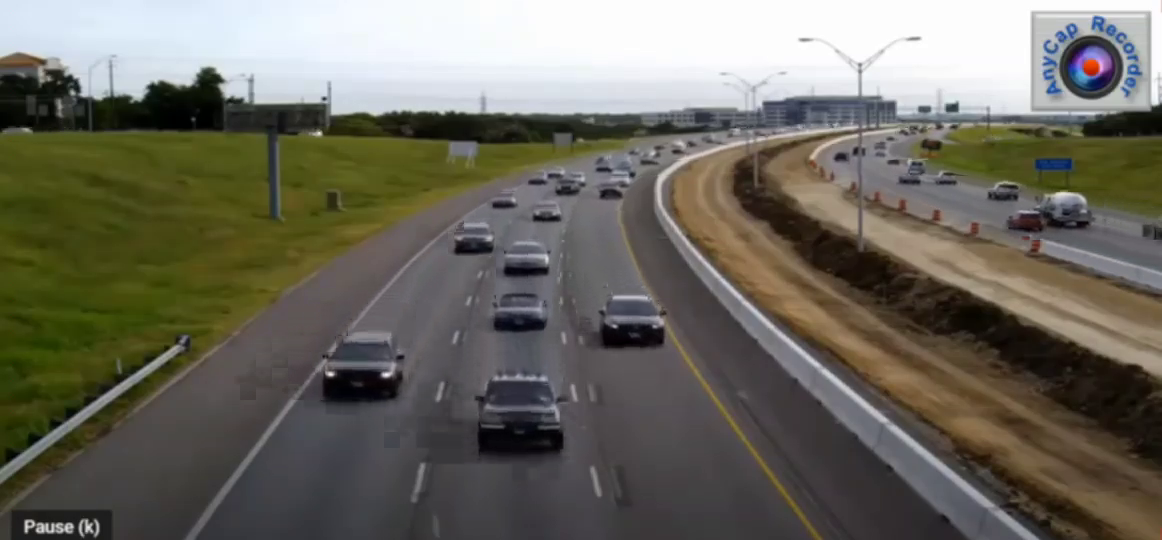
#> input picture frame 25 of 1.mp4, 1162 x 540 px
$ python movingobjectDetector.py
#> lines starting #> are read from the running program, lines starting #| are printed output that depends on the picture; after the words box and inside, x2 and y2 are one past the last pixel; in counts of white or black regions, pixels touching at a corner belong together
import cv2 as cv

def fit_size(frame , p = 100):

    w = int(frame.shape[1] * p / 100)

    h = int(frame.shape[0] * p / 100)

    d = (w , h)

    return cv.resize(frame , d , cv.INTER_AREA)

camera = cv.VideoCapture('1.mp4')

while(True):
    _ , first_frame = camera.read()
#> first_frame is the input picture: shape (540, 1162, 3); mean B, G, R 95.5, 106.2, 108.8

    _ , seconde_frame = camera.read()
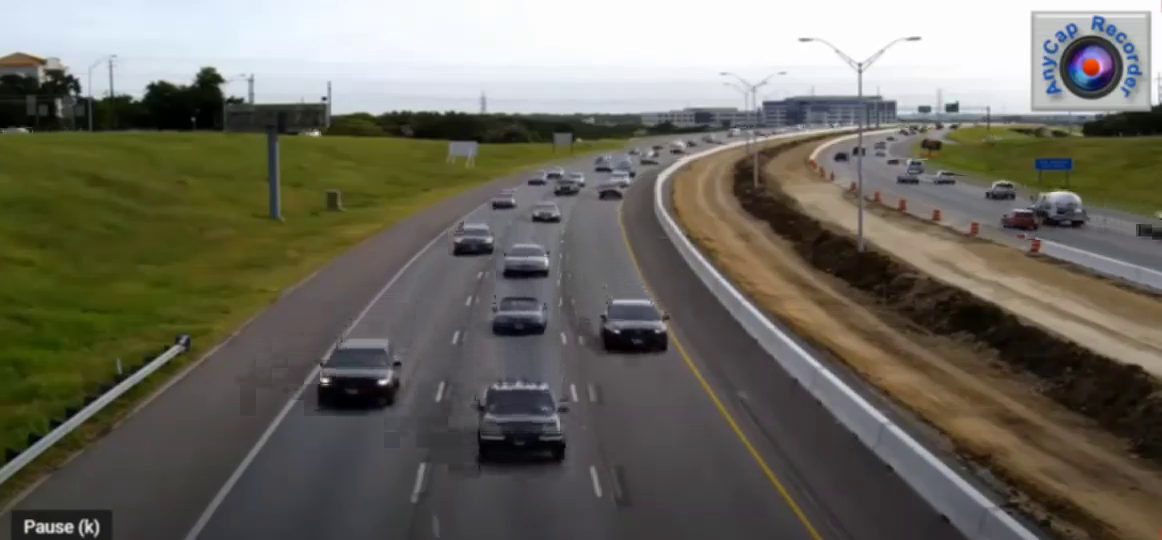
#> input picture frame 26 of 1.mp4, 1162 x 540 px
#> seconde_frame is the input picture: shape (540, 1162, 3); mean B, G, R 95.5, 106.2, 108.8

    resize_first_frame = fit_size(first_frame)

    resize_seconde_frame = fit_size(seconde_frame)

    different = cv.absdiff(resize_first_frame , resize_seconde_frame)
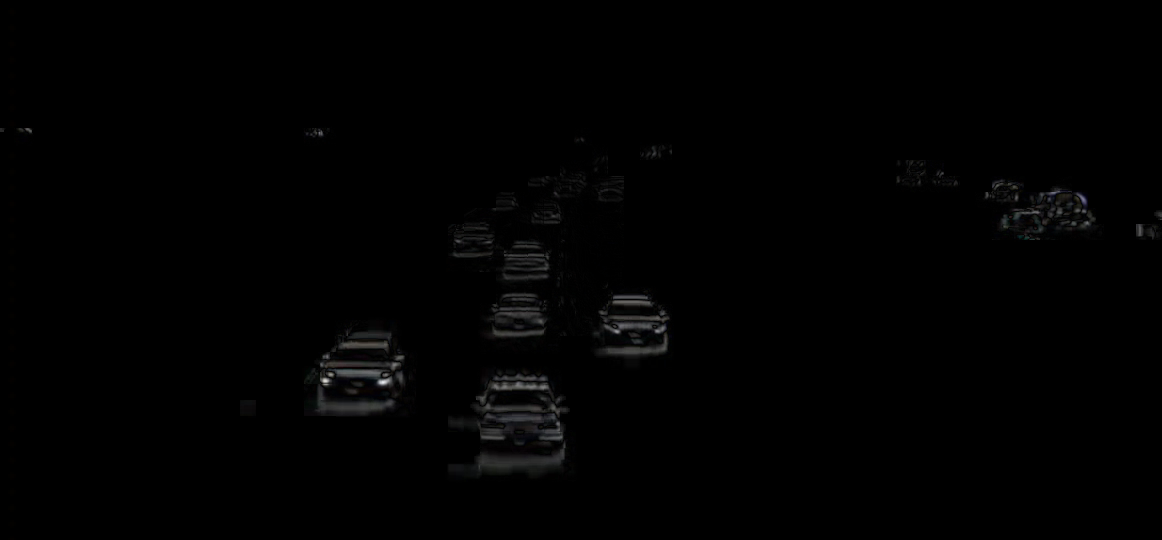
#> different: shape (540, 1162, 3); mean B, G, R 1.5, 1.5, 1.5

    convert_gry = cv.cvtColor(different , cv.COLOR_BGR2GRAY)

    blurred_frame = cv.GaussianBlur(convert_gry , (3 , 3) , 1)

    _ , mask = cv.threshold(blurred_frame , 9 , 255 , cv.THRESH_BINARY)
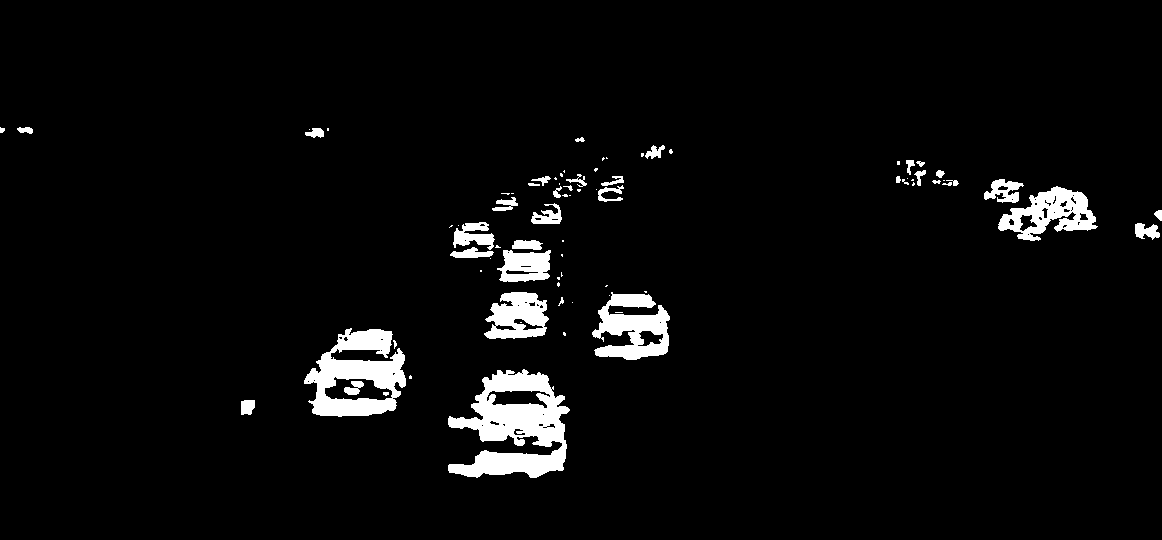
#> mask: shape (540, 1162); 4.1% white; 80 white regions (41 under 20 px)

    shapes , _ = cv.findContours(mask , cv.RETR_TREE , cv.CHAIN_APPROX_SIMPLE)
#> shapes = 137 contours, 89 with area under 20; largest, box (x1, y1, x2, y2) and area: (448, 369, 570, 478) 7614, (304, 328, 406, 417) 5774, (592, 292, 670, 360) 3076, (998, 186, 1098, 241) 2836, (484, 292, 549, 339) 2164

    for shape in shapes:

        if (cv.contourArea(shape) > 500):

            (x , y , w , h) = cv.boundingRect(shape)

            cv.rectangle(first_frame , (x + w - 80, y + h - 40) , (x + w , y + h) , (0 , 0 , 0), 5)
#> this loop made 137 passes
#> (x, y, w, h) on passes 3, 12, 16, 19, 31, 34, 51, 62, 76: (448, 369, 122, 109), (486, 390, 65, 19), (304, 328, 102, 89), (324, 376, 69, 25), (592, 292, 78, 68), (484, 292, 65, 47), (497, 250, 54, 32), (453, 222, 42, 28), (998, 186, 100, 55)
#> shape on passes 6, 11, 13, 17, 18, 23: [[481, 425], [482, 424], [483, 425], [482, 426]], [[542, 414], [543, 413], [544, 414], [543, 415]], [[521, 373], [522, 372], [523, 373], [522, 374]], [[307, 381], [308, 380], [309, 381], [308, 382]], [[313, 380], [314, 379], [315, 380], [314, 381]], [[380, 350], [381, 349], [382, 350], [381, 351]]
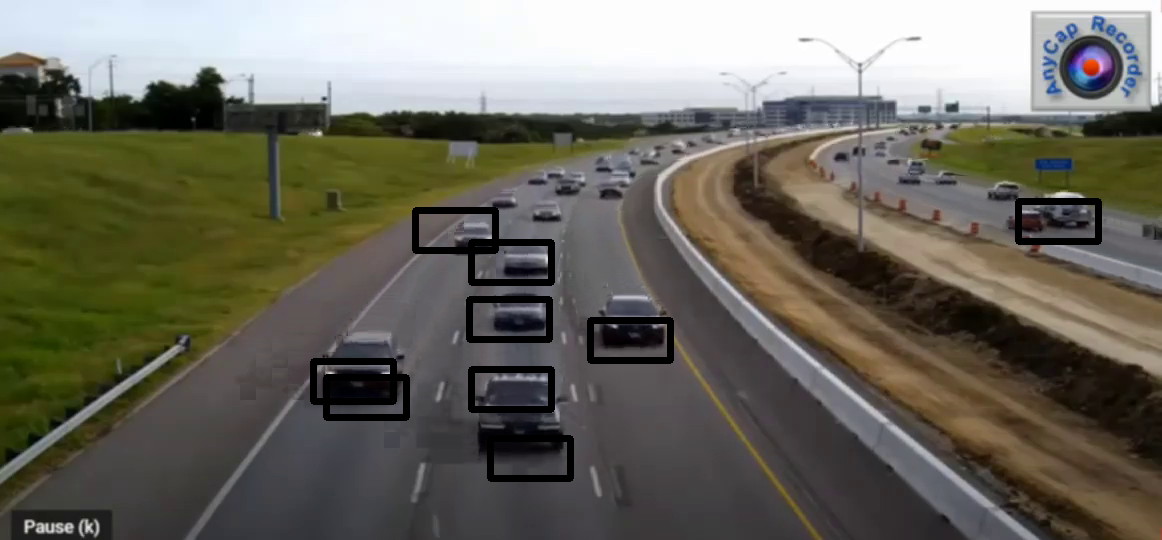
#> first_frame: shape (540, 1162, 3); 2.35% of pixels changed, all inside (x1, y1, x2, y2) = (310, 198, 1102, 482)

    cv.imshow("shaps" , first_frame)

    cv.imshow("diffrent" , different)

    if cv.waitKey(1) & 0xFF == ord('o'):

#> (key Esc is pressed here)
        break

cv.destroyAllWindows()

camera.release()

$ run again, starting later in the video
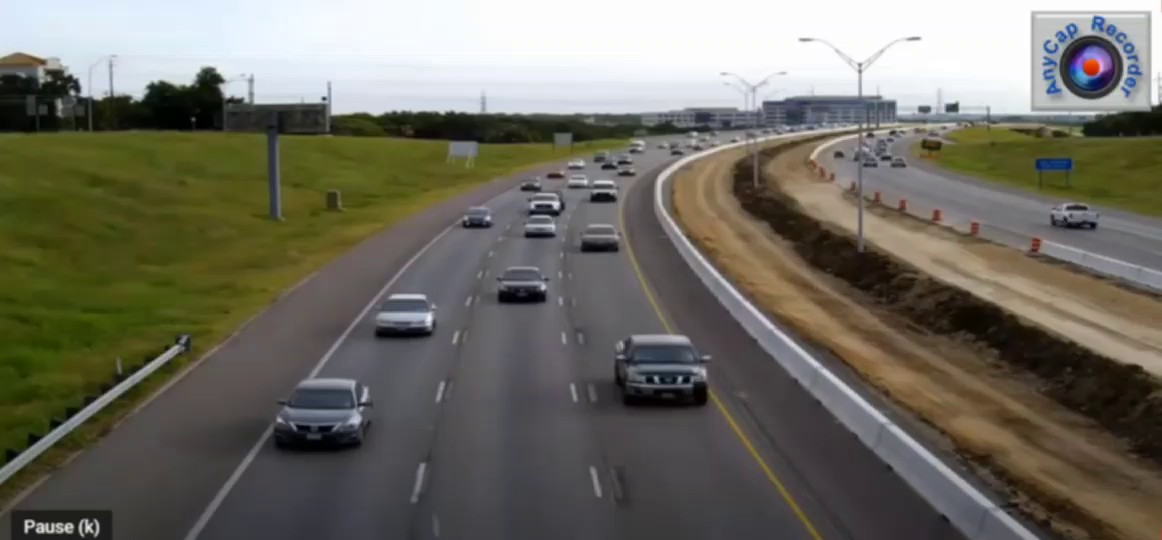
#> input picture frame 200 of 1.mp4, 1162 x 540 px
#> first_frame is the input picture: shape (540, 1162, 3); mean B, G, R 98.3, 109.1, 111.5
#> `_ , mask = cv.threshold(blurred_frame , 9 , 255 , cv.THRESH_BINARY)`:
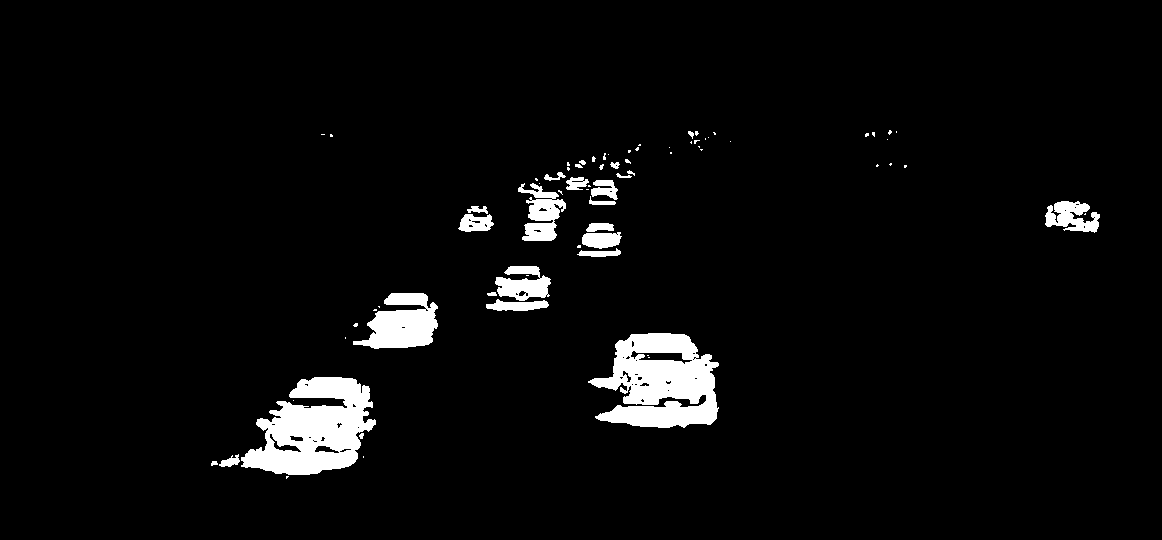
#> mask: shape (540, 1162); 4.2% white; 74 white regions (48 under 20 px)
#> shapes = 129 contours, 98 with area under 20; largest, box (x1, y1, x2, y2) and area: (588, 333, 719, 428) 8212, (241, 377, 376, 475) 8064, (353, 293, 438, 349) 2790, (518, 183, 566, 241) 1328, (495, 266, 551, 301) 1143
#> the loop `for shape in shapes: ` made 129 passes
#> (x, y, w, h) on passes 7, 22, 49, 54, 71, 82: (241, 377, 135, 98), (588, 333, 131, 95), (353, 293, 85, 56), (495, 266, 56, 35), (1045, 201, 55, 32), (518, 183, 48, 58)
#> after the loop `for shape in shapes:`:
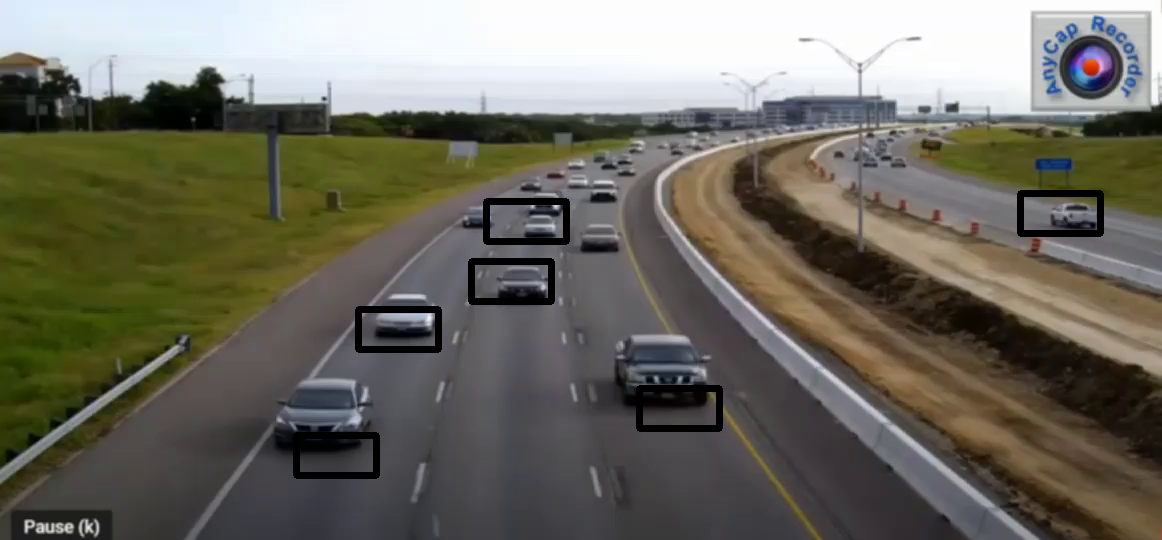
#> first_frame: shape (540, 1162, 3); 1.59% of pixels changed, all inside (x1, y1, x2, y2) = (293, 190, 1104, 479)
